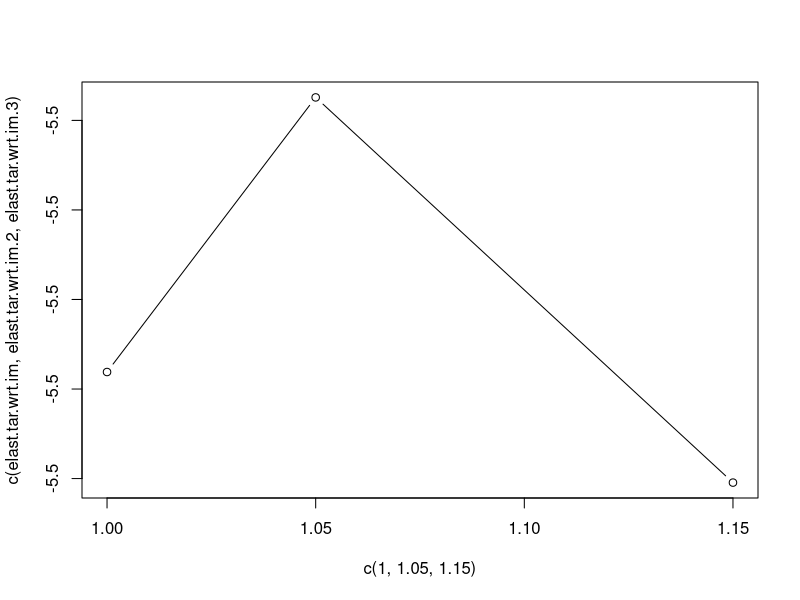

Write R code to recreate this figure.

profits <- c(.11,.09)
wages=c(1,1)
mu=1
rho=0.8
alpha=0.4
x_underbar=1
gamma=6.5
labor=c(1,1)
kappa.mat=matrix(c(0.1, 0.2, 0.2, 0.1), ncol=2)
tau.mat=matrix(c(1, 1.15, 1.15, 1), ncol=2)

ppareto <- function(q, xm, alpha) ifelse(q > xm , 1 - (xm/q)^alpha, 0 )
# Thanks to http://stats.stackexchange.com/questions/78168/how-to-know-if-my-data-fits-pareto-distribution



chaney.eqm.fn <- function(profits,
         solve=TRUE,
         wages=c(1,1), 
         mu=1, 
         rho=0.8, 
         alpha=0.4, 
         x_underbar=1, 
         gamma=6.5, 
         labor=c(1,1), 
         kappa.mat=matrix(c(0.1, 0.2, 0.2, 0.1), ncol=2),
         tau.mat=matrix(c(1, 1.15, 1.15, 1), ncol=2)
         ) {
  
  sigma <- (1-rho)^-1
  
  wages.dup.mat <- matrix(rep(wages, length(wages)), ncol=length(wages))
  
  theta_i_k <- mu * (wages.dup.mat * tau.mat)^(-gamma) * 
    kappa.mat^(1-gamma/(sigma-1))
  # kappa.mat^((1-gamma)/(sigma-1))
  
  big.theta.gamma_k <- rowSums(theta_i_k)
  
  big.theta.gamma_k.mat <- matrix(rep(big.theta.gamma_k, length(wages)), ncol=length(wages), byrow=TRUE)
  
  Y_j <- (wages * labor + profits)
  
  estimated.profits <- (alpha*(sigma-1)/(sigma*gamma)) * 
    rowSums(
      matrix(rep(Y_j , length(wages)), byrow=TRUE, ncol=length(wages)) * 
        (theta_i_k/big.theta.gamma_k.mat)
    )
  
  if (solve) { return(sum(abs(profits -  estimated.profits)))}
  
  lambda_2 <- (sigma^(-1) * alpha )^(1/gamma-1/(sigma-1)) * 
    (sigma/(sigma-1)) * ((gamma*x_underbar^gamma)/(gamma-(sigma-1)))^(-1/gamma)
  
  price.index_j <- lambda_2 * Y_j^(1/gamma-1/(sigma-1)) * 
    big.theta.gamma_k^(-1/gamma)  
  
  price.index_j.mat <- matrix(rep(price.index_j, length(wages)), ncol=length(wages), byrow=TRUE)
  
  phi.hat_i_j <- (sigma/(sigma-1))*(wages.dup.mat*tau.mat/price.index_j.mat) *
    (sigma^(-1) * alpha * Y_j )^(-1/(sigma-1)) * kappa.mat^(1/(sigma-1))
  
  mass.consumed <- mu * (1-ppareto(phi.hat_i_j, x_underbar, gamma))
  
  fob.imports.and.domestic <- alpha * Y_j * theta_i_k / big.theta.gamma_k.mat
  
  list(i  = phi.hat_i_j, 
       ii = mass.consumed,
       iv = price.index_j,
       v  = fob.imports.and.domestic)
  
  
}

rho=0.8
alpha=0.4
gamma=6.5
sigma <- (1-rho)^-1

starting.profits <- alpha*(sigma-1) / ( sigma*gamma - alpha*(sigma-1) )

starting.profits <- rep(starting.profits, 2)
# starting.profits <- alpha*(sigma-1) / ( sigma*gamma - alpha*(sigma-1) ) + runif(2)

chaney.eqm.fn(starting.profits)

# QUESTION B

optim.profits <- optim(starting.profits, chaney.eqm.fn, control=list(trace=2))$par

chaney.B.ls <- chaney.eqm.fn(optim.profits, solve=FALSE)

# QUESTION C

optim.profits <- optim(starting.profits, chaney.eqm.fn, control=list(trace=2),
                       tau.mat=matrix(c(1, 1, 1, 1), ncol=2))$par

chaney.C.ls <- chaney.eqm.fn(optim.profits, solve=FALSE, tau.mat=matrix(c(1, 1, 1, 1), ncol=2))


# QUESTION D

epsilon <- 10^-8

optim.profits <- optim(starting.profits, chaney.eqm.fn, control=list(trace=2),
                       tau.mat=matrix(c(1, 1.15 - epsilon, 1.15 - epsilon, 1), ncol=2))$par

chaney.D.ls  <- chaney.eqm.fn(optim.profits, solve=FALSE, tau.mat=matrix(c(1, 1.15 - epsilon, 1.15 - epsilon, 1), ncol=2))

X_L_rel <- chaney.D.ls$v[1, 2]/chaney.D.ls$v[1, 1]
X_H_rel <- chaney.B.ls$v[1, 2]/chaney.B.ls$v[1, 1]

elast.tar.wrt.im <- (X_L_rel/X_H_rel - 1) /
  ((1.15 - epsilon)/1.15 - 1) + 1

elast.tar.wrt.im

elast.tar.wrt.im + 5.5

chaney.D.2.L.ls  <- chaney.eqm.fn(optim.profits, solve=FALSE, tau.mat=matrix(c(1, 1.05 - epsilon, 1.05 - epsilon, 1), ncol=2))
chaney.D.2.H.ls  <- chaney.eqm.fn(optim.profits, solve=FALSE, tau.mat=matrix(c(1, 1.05, 1.05, 1), ncol=2))


X_L_rel <- chaney.D.2.L.ls$v[1, 2]/chaney.D.2.L.ls$v[1, 1]
X_H_rel <- chaney.D.2.H.ls$v[1, 2]/chaney.D.2.H.ls$v[1, 1]

elast.tar.wrt.im.2 <- (X_L_rel/X_H_rel - 1) /
  ((1.05 - epsilon)/1.05 -1) + 1

elast.tar.wrt.im.2

chaney.D.3.L.ls  <- chaney.eqm.fn(optim.profits, solve=FALSE, tau.mat=matrix(c(1, 1 - epsilon, 1 - epsilon, 1), ncol=2))
chaney.D.3.H.ls  <- chaney.eqm.fn(optim.profits, solve=FALSE, tau.mat=matrix(c(1, 1.00, 1.00, 1), ncol=2))


X_L_rel <- chaney.D.3.L.ls$v[1, 2]/chaney.D.3.L.ls$v[1, 1]
X_H_rel <- chaney.D.3.H.ls$v[1, 2]/chaney.D.3.H.ls$v[1, 1]

elast.tar.wrt.im.3 <- (X_L_rel/X_H_rel - 1) /
  ((1 - epsilon)/1 -1) + 1

elast.tar.wrt.im.3

plot(x=c(1, 1.05, 1.15), y=c(elast.tar.wrt.im, elast.tar.wrt.im.2 , elast.tar.wrt.im.3), type="b")

c(elast.tar.wrt.im, elast.tar.wrt.im.2 , elast.tar.wrt.im.3) + 5.5
  